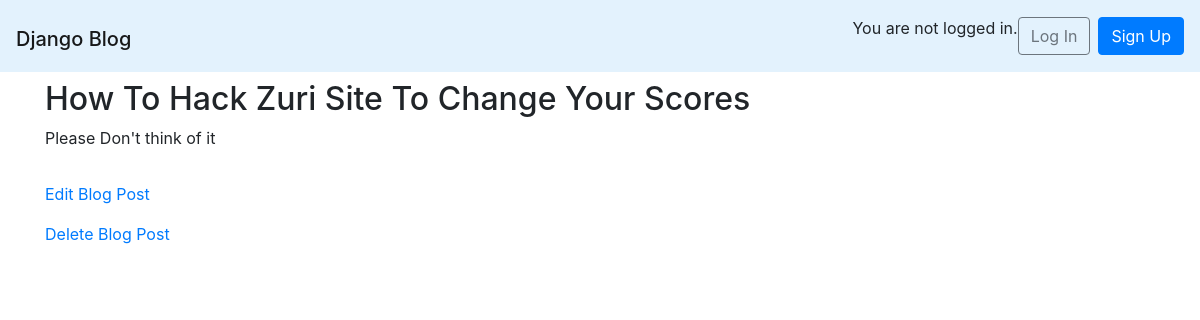
The app's page /post/1/ with its own data.
### blog_app/models.py (models this page shows, shortened)
class Post(models.Model):
    title = models.CharField(max_length=200)
    author = models.ForeignKey(get_user_model(), on_delete=models.CASCADE)
    body = models.TextField()

### blog_app/views.py (the view)
# urls.py: path('post/<int:pk>/', PostDetailView.as_view(), name='post-detail'),
class PostDetailView(DetailView):
    model = Post
    template_name = 'blog_app/post_detail.html'

### blog_app/templates/blog_app/post_detail.html
{% extends 'blog_app/base.html' %}
{% block content %}
    <div class="post-entry">
        <h2>{{ post.title }}</h2>
        <p>{{ post.body }}</p>
    </div>
    <p><a href="{% url 'post-edit' post.pk %}">Edit Blog Post</a></p>
    <p><a href="{% url 'post-delete' post.pk %}">Delete Blog Post</a></p>
{% endblock %}

### static/css/base.css (style rules this page uses)
body { font-family: Arial, Helvetica, sans-serif; font-size: 18px; }
.post-entry { margin-bottom: 2rem; }
.post-entry h2 { margin: 0.5rem 0; }
.post-entry p { margin: 0; font-weight: 400; }

### records on screen
Post: title "How To Hack Zuri Site To Change Your Scores", body "Please Don't think of it"
